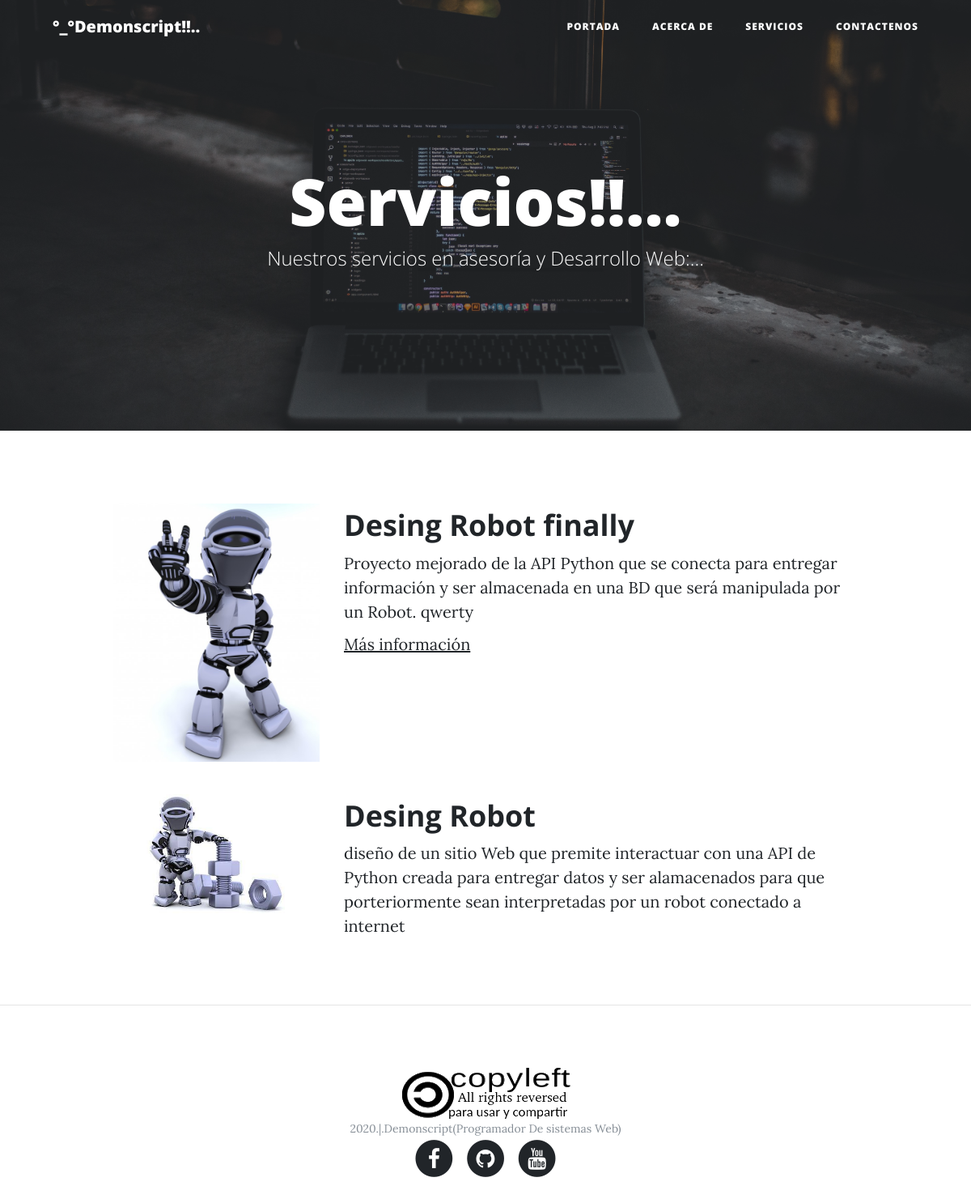
/services, run on the app's committed database.
### services/models.py (models this page shows, shortened)
class New_Project(models.Model):
    title = models.CharField(max_length = 80, verbose_name = 'Nombre del Proyecto')
    description = models.TextField(verbose_name = 'Descripción')
    more_info = models.URLField(null = True, blank = True,verbose_name='Sitio Web')
    image = models.ImageField(upload_to = 'projects',verbose_name = 'Imagen')
    created = models.DateTimeField(auto_now_add = True, verbose_name = 'F. Creación')
    modified = models.DateTimeField(auto_now = True, verbose_name = 'F. Modificación')
    class Meta():
        verbose_name = "Mi Proyecto"
        verbose_name_plural = "Mis Proyectos"
        ordering = ["-created"]

### services/views.py (the view)
# urls.py: path('services',services_views.services,name = 'servicios'),
def services(request):
    projects = New_Project.objects.all()
    return render(request, "services/services.html",{'projects':projects})

### services/templates/services/services.html (shortened to what this page needs)
{% extends 'core/common.html' %}
{% block background %}{% load static %}{% static 'core/img/services.jpeg' %}{% endblock %}
{% block headers %}
	<h1>Servicios!!...</h1>
    <span class="subheading">Nuestros servicios en asesoría y Desarrollo Web:...</span>
{% endblock%}
{% block content %}
	{%for project in projects %}
		      <div class="row project">
		      	<div class="col-lg-3 col-md-4 offset-lg-1">
				      <img class="img-fluid" src="{{project.image.url}}" alt="">
		      	</div>
		        <div class="col-lg-7 col-md-8">
		      		<h2 class="section-heading title">{{project.title}}</h2>
		          <p>{{project.description}}</p>
		          {% if project.more_info %}
		         	<p><a href="{{project.more_info}}">Más información</a></p>
		          {% endif %}
		      	</div>
		      </div>
	{% endfor %}
{% endblock %}

### core/templates/core/common.html (shortened to what this page needs)
<!DOCTYPE html>
<html lang="es">
  <head>
    {% load static %}
    <link href="{% static 'core/vendor/bootstrap/css/bootstrap.min.css' %}" rel="stylesheet">
    <link href="{% static 'core/vendor/font-awesome/css/font-awesome.min.css' %}" rel="stylesheet" type="text/css">
    <link href="{% static 'core/css/clean-blog.min.css' %}" rel="stylesheet">
  </head>
  <body>
    <nav class="navbar navbar-expand-lg navbar-light fixed-top" id="mainNav">
      <div class="container">
        <a class="navbar-brand" href="{% url 'inicio' %}">°_°Demonscript!!..</a>
        <div class="collapse navbar-collapse" id="navbarResponsive">
          <ul class="navbar-nav ml-auto">
            <li class="nav-item">
              <a class="nav-link" href="{% url 'inicio' %}">Portada</a>
            </li>
            <li class="nav-item">
              <a class="nav-link" href="{% url 'informacion' %}">Acerca de</a>
            </li>
            <li class="nav-item">
              <a class="nav-link" href="{% url 'servicios' %}">Servicios</a>
            </li>
            <li class="nav-item">
              <a class="nav-link" href="{% url 'contacto' %}">Contactenos</a>
            </li>
          </ul>
        </div>
      </div>
    </nav>
    <header class="masthead" style="background-image: url('{% block background %}{% endblock %}')">
      <div class="overlay"></div>
      <div class="container">
        <div class="row">
          <div class="col-lg-8 col-md-10 mx-auto">
            <div class="site-heading">
              {% block headers %}
              {% endblock %}
            </div>
          </div>
        </div>
      </div>
    </header>
	<div class="container">
	       {% block content %}{% endblock %}
	 </div>
{% if request.path != "/" %}
	<hr>
{% endif %}
    <footer>
      <div class="container">
        <div class="row">
          <div class="col-lg-8 col-md-10 mx-auto">
            <p class="copyright text-muted"><img alt="" src="{% static 'core/img/copyleft99.png' %}"> <br>2020.|.Demonscript(Programador De sistemas Web) </p>
          <ul class="list-inline text-center">
              <li class="list-inline-item">
                <a href="#">
                  <span class="fa-stack fa-lg">
                    <i class="fa fa-circle fa-stack-2x"></i>
                    <i class="fa fa-facebook fa-stack-1x fa-inverse"></i>
                  </span>
                </a>
              </li>
              <li class="list-inline-item">
                <a href="#">
                  <span class="fa-stack fa-lg">
                    <i class="fa fa-circle fa-stack-2x"></i>
                    <i class="fa fa-github fa-stack-1x fa-inverse"></i>
                  </span>
                </a>
              </li>
              <li class="list-inline-item">
                <a href="#">
                  <span class="fa-stack fa-lg">
                    <i class="fa fa-circle fa-stack-2x"></i>
                    <i class="fa fa-youtube fa-stack-1x fa-inverse"></i>
                  </span>
                </a>
              </li>
            </ul>
          </div>
        </div>
      </div>
    </footer>
  </body>
</html>

### data on the page
New_Project: image (picture), title "Desing Robot finally", description "Proyecto mejorado de la API Python que se conecta para entregar información y ser almacenada en una BD que será manipulada por un Robot. qwerty"
New_Project: image (picture), title "Desing Robot", description "diseño de un sitio Web que premite interactuar con una API de Python creada para entregar datos y ser alamacenados para que porteriormente sean interpretadas por un robot conectado a internet"
